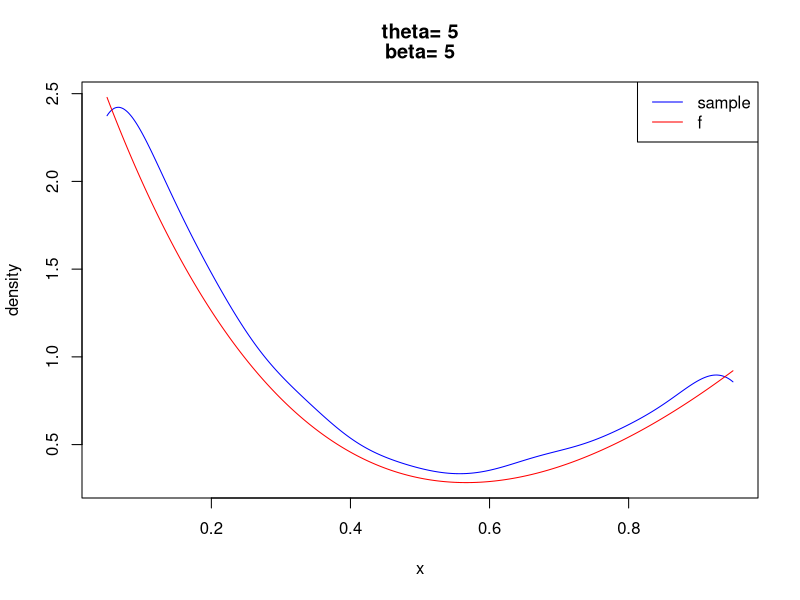
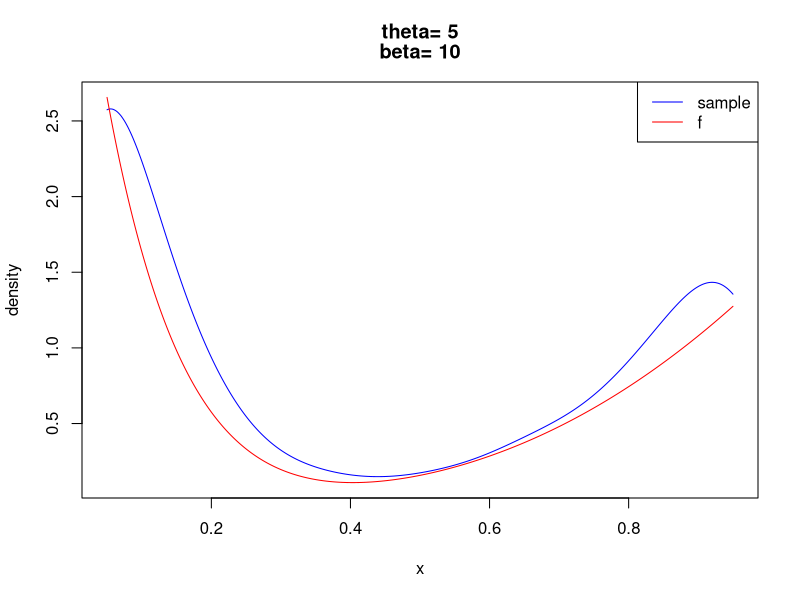
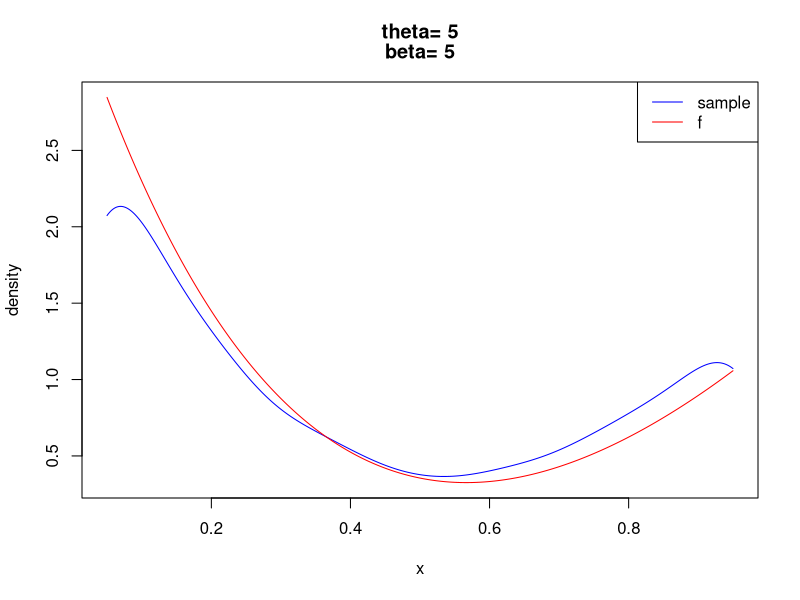
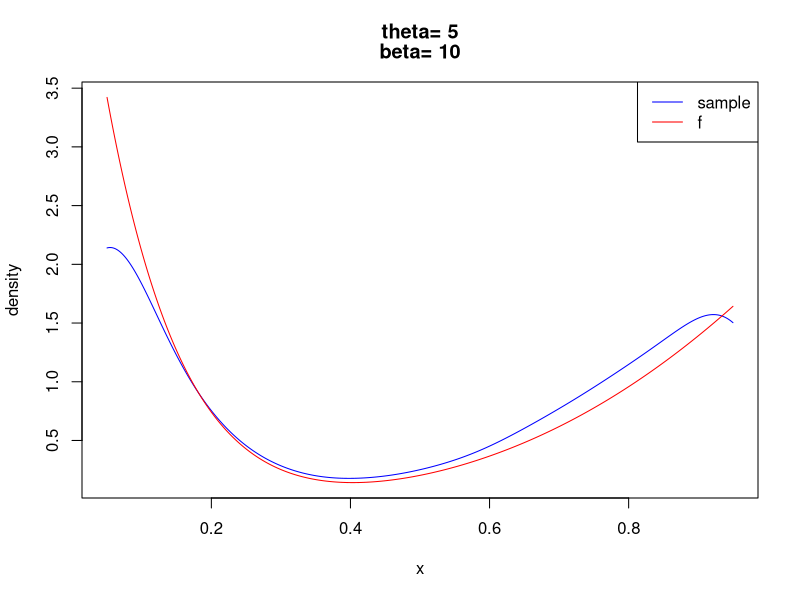

R code for these plots, in order:
#3(a)----------------------------------------------------------
f.sample <- function(theta,b, n=10000) {
  sample = rep(0, n)
  lambda = 0.6
  for (i in 1:n) {
    while(1){
      if (runif(1)>lambda){
        x = runif(1)^(1/theta)
      } else {
        x = 1-runif(1)^(1/b)
      }
      if (runif(1)*sqrt(3)/(lambda*b)*((1-lambda)*theta*x^(theta-1           )+lambda*b*(1-x)^(b-1))<x^(theta-1)/(1+x^2)+sqrt(2+x^2)*           (1-x)^(b-1)){
        sample[i] = x
        break
      }
    }
  }
  
  #plot
  intvl=c(0.05, 0.95)
  n.p=501
  df.obj = density(sample, from=intvl[1], to=intvl[2], n=n.p)
  x = df.obj$x
  df = df.obj$y
  f.val = x^(theta-1)/(1+x^2)+sqrt(2+x^2)*(1-x)^(b-1)
  f <- function(x) {x^(theta-1)/(1+x^2)+sqrt(2+x^2)*(1-x)^(b-1)}
  c <- integrate(f, lower = 0, upper = 1)$value
  f.val = f.val*mean(df)/c
  title1 <- paste("theta=",theta)
  title2 <- paste("beta=",b)
  plot(ts(cbind(df, f.val), start=intvl[1],                              deltat=diff(intvl)/(n.p-1)), main = c(title1, title2),
       plot.type="single", col=c("blue", "red"),
       ylab="density", xlab="x")
  legend("topright",legend=c('sample','f'),col=c('blue','red'),
         lty=1)
  
  return(sample)
}

sample1 = f.sample(5,5)
sample2 = f.sample(5,10)

#3(b)-----------------------------------------------------------
f.separate <- function(theta,b, n=10000) {
  sample = rep(0, n)
  for (i in 1:n) {
    a = sample(1:2,1,prob = c(beta(theta,1),sqrt(3)*beta(1,b)))
    if (a==1){
      while (1) {
        x = rbeta(1,theta,1)
        if ((1+x^2)*runif(1)<1) {
          sample[i] = x
          break
        } 
      }
    } else {
      while (1) {
        x = rbeta(1,1,b)
        if (sqrt(3)*runif(1)<sqrt(2+x^2)) {
          sample[i] = x
          break
        } 
      }
    }
  }
  
  #plot
  intvl=c(0.05, 0.95)
  n.p=10001
  df.obj = density(sample, from=intvl[1], to=intvl[2], n=n.p)
  x = df.obj$x
  df = df.obj$y
  f.val = x^(theta-1)/(1+x^2)+sqrt(2+x^2)*(1-x)^(b-1)
  f <- function(x) {x^(theta-1)/(1+x^2)+sqrt(2+x^2)*(1-x)^(b-1)}
  c <- integrate(f, lower = 0, upper = 1)$value
  f.val = f.val/c
  title1 <- paste("theta=",theta)
  title2 <- paste("beta=",b)
  plot(ts(cbind(df, f.val), start=intvl[1],                              deltat=diff(intvl)/(n.p-1)), main = c(title1, title2),
       plot.type="single", col=c("blue", "red"),
       ylab="density", xlab="x")
  legend("topright",legend=c('sample','f'),col=c('blue','red'),
         lty=1)
  
  return(sample)
}

sample3 = f.separate(5,5)
sample4 = f.separate(5,10)